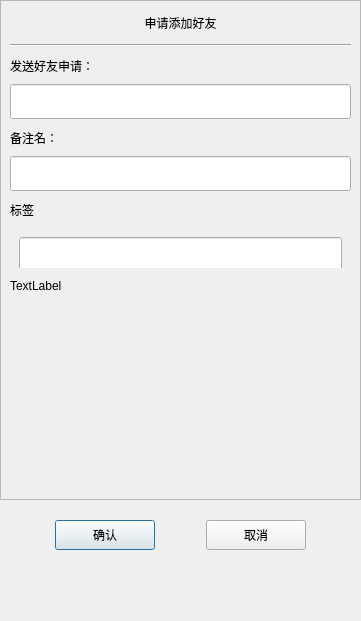
<?xml version="1.0" encoding="UTF-8"?>
<ui version="4.0">
 <class>ApplyFriend</class>
 <widget class="QDialog" name="ApplyFriend">
  <property name="geometry">
   <rect>
    <x>0</x>
    <y>0</y>
    <width>361</width>
    <height>621</height>
   </rect>
  </property>
  <property name="minimumSize">
   <size>
    <width>361</width>
    <height>621</height>
   </size>
  </property>
  <property name="maximumSize">
   <size>
    <width>361</width>
    <height>621</height>
   </size>
  </property>
  <property name="windowTitle">
   <string>Dialog</string>
  </property>
  <layout class="QVBoxLayout" name="verticalLayout">
   <property name="spacing">
    <number>0</number>
   </property>
   <property name="leftMargin">
    <number>0</number>
   </property>
   <property name="topMargin">
    <number>0</number>
   </property>
   <property name="rightMargin">
    <number>0</number>
   </property>
   <property name="bottomMargin">
    <number>0</number>
   </property>
   <item>
    <widget class="QScrollArea" name="scrollArea">
     <property name="minimumSize">
      <size>
       <width>0</width>
       <height>500</height>
      </size>
     </property>
     <property name="widgetResizable">
      <bool>true</bool>
     </property>
     <widget class="QWidget" name="scrollContents">
      <property name="geometry">
       <rect>
        <x>0</x>
        <y>0</y>
        <width>359</width>
        <height>498</height>
       </rect>
      </property>
      <layout class="QVBoxLayout" name="verticalLayout_2">
       <property name="spacing">
        <number>0</number>
       </property>
       <property name="leftMargin">
        <number>0</number>
       </property>
       <property name="rightMargin">
        <number>0</number>
       </property>
       <item>
        <widget class="QLabel" name="apply_lb">
         <property name="minimumSize">
          <size>
           <width>0</width>
           <height>25</height>
          </size>
         </property>
         <property name="maximumSize">
          <size>
           <width>16777215</width>
           <height>25</height>
          </size>
         </property>
         <property name="text">
          <string>申请添加好友</string>
         </property>
         <property name="alignment">
          <set>Qt::AlignmentFlag::AlignCenter</set>
         </property>
        </widget>
       </item>
       <item>
        <widget class="QWidget" name="apply_wid" native="true">
         <layout class="QVBoxLayout" name="verticalLayout_3">
          <item>
           <widget class="Line" name="line">
            <property name="orientation">
             <enum>Qt::Orientation::Horizontal</enum>
            </property>
           </widget>
          </item>
          <item>
           <widget class="QLabel" name="label">
            <property name="minimumSize">
             <size>
              <width>0</width>
              <height>25</height>
             </size>
            </property>
            <property name="maximumSize">
             <size>
              <width>16777215</width>
              <height>25</height>
             </size>
            </property>
            <property name="text">
             <string>发送好友申请：</string>
            </property>
           </widget>
          </item>
          <item>
           <widget class="CustomizeEdit" name="name_edit">
            <property name="minimumSize">
             <size>
              <width>0</width>
              <height>35</height>
             </size>
            </property>
            <property name="maximumSize">
             <size>
              <width>16777215</width>
              <height>35</height>
             </size>
            </property>
           </widget>
          </item>
          <item>
           <widget class="QLabel" name="label_2">
            <property name="minimumSize">
             <size>
              <width>0</width>
              <height>25</height>
             </size>
            </property>
            <property name="maximumSize">
             <size>
              <width>16777215</width>
              <height>25</height>
             </size>
            </property>
            <property name="text">
             <string>备注名：</string>
            </property>
           </widget>
          </item>
          <item>
           <widget class="CustomizeEdit" name="back_edit">
            <property name="minimumSize">
             <size>
              <width>0</width>
              <height>35</height>
             </size>
            </property>
            <property name="maximumSize">
             <size>
              <width>16777215</width>
              <height>35</height>
             </size>
            </property>
           </widget>
          </item>
          <item>
           <widget class="QLabel" name="label_3">
            <property name="minimumSize">
             <size>
              <width>0</width>
              <height>25</height>
             </size>
            </property>
            <property name="maximumSize">
             <size>
              <width>16777215</width>
              <height>25</height>
             </size>
            </property>
            <property name="text">
             <string>标签</string>
            </property>
           </widget>
          </item>
          <item>
           <widget class="QWidget" name="lbgroup_wid" native="true">
            <property name="minimumSize">
             <size>
              <width>0</width>
              <height>50</height>
             </size>
            </property>
            <layout class="QVBoxLayout" name="verticalLayout_4">
             <property name="spacing">
              <number>0</number>
             </property>
             <property name="leftMargin">
              <number>0</number>
             </property>
             <property name="topMargin">
              <number>0</number>
             </property>
             <property name="rightMargin">
              <number>0</number>
             </property>
             <property name="bottomMargin">
              <number>0</number>
             </property>
             <item>
              <widget class="QWidget" name="grid_wid" native="true">
               <property name="minimumSize">
                <size>
                 <width>0</width>
                 <height>40</height>
                </size>
               </property>
               <property name="maximumSize">
                <size>
                 <width>16777215</width>
                 <height>40</height>
                </size>
               </property>
               <layout class="QHBoxLayout" name="horizontalLayout_3">
                <item>
                 <widget class="QLineEdit" name="lb_edit">
                  <property name="minimumSize">
                   <size>
                    <width>0</width>
                    <height>35</height>
                   </size>
                  </property>
                  <property name="maximumSize">
                   <size>
                    <width>16777215</width>
                    <height>35</height>
                   </size>
                  </property>
                 </widget>
                </item>
               </layout>
              </widget>
             </item>
             <item>
              <widget class="QWidget" name="input_tip_wid" native="true">
               <property name="minimumSize">
                <size>
                 <width>0</width>
                 <height>35</height>
                </size>
               </property>
               <property name="maximumSize">
                <size>
                 <width>16777215</width>
                 <height>35</height>
                </size>
               </property>
               <layout class="QVBoxLayout" name="verticalLayout_5">
                <property name="spacing">
                 <number>0</number>
                </property>
                <property name="leftMargin">
                 <number>0</number>
                </property>
                <property name="topMargin">
                 <number>0</number>
                </property>
                <property name="rightMargin">
                 <number>0</number>
                </property>
                <property name="bottomMargin">
                 <number>0</number>
                </property>
                <item>
                 <widget class="ClickedOnceLabel" name="tip_lb">
                  <property name="text">
                   <string>TextLabel</string>
                  </property>
                 </widget>
                </item>
               </layout>
              </widget>
             </item>
             <item>
              <widget class="QWidget" name="widget_2" native="true">
               <property name="minimumSize">
                <size>
                 <width>0</width>
                 <height>60</height>
                </size>
               </property>
               <layout class="QHBoxLayout" name="horizontalLayout_2">
                <property name="leftMargin">
                 <number>0</number>
                </property>
                <property name="topMargin">
                 <number>0</number>
                </property>
                <property name="rightMargin">
                 <number>0</number>
                </property>
                <property name="bottomMargin">
                 <number>0</number>
                </property>
                <item>
                 <widget class="QWidget" name="lb_list" native="true">
                  <property name="minimumSize">
                   <size>
                    <width>287</width>
                    <height>50</height>
                   </size>
                  </property>
                  <property name="maximumSize">
                   <size>
                    <width>287</width>
                    <height>16777215</height>
                   </size>
                  </property>
                 </widget>
                </item>
                <item>
                 <widget class="QWidget" name="more_lb_wid" native="true">
                  <property name="minimumSize">
                   <size>
                    <width>30</width>
                    <height>0</height>
                   </size>
                  </property>
                  <property name="maximumSize">
                   <size>
                    <width>30</width>
                    <height>16777215</height>
                   </size>
                  </property>
                  <layout class="QVBoxLayout" name="verticalLayout_6">
                   <property name="spacing">
                    <number>0</number>
                   </property>
                   <property name="leftMargin">
                    <number>0</number>
                   </property>
                   <property name="topMargin">
                    <number>0</number>
                   </property>
                   <property name="rightMargin">
                    <number>0</number>
                   </property>
                   <property name="bottomMargin">
                    <number>0</number>
                   </property>
                   <item>
                    <spacer name="verticalSpacer_3">
                     <property name="orientation">
                      <enum>Qt::Orientation::Vertical</enum>
                     </property>
                     <property name="sizeHint" stdset="0">
                      <size>
                       <width>20</width>
                       <height>40</height>
                      </size>
                     </property>
                    </spacer>
                   </item>
                   <item>
                    <widget class="ClickedOnceLabel" name="more_lb">
                     <property name="minimumSize">
                      <size>
                       <width>25</width>
                       <height>25</height>
                      </size>
                     </property>
                     <property name="maximumSize">
                      <size>
                       <width>25</width>
                       <height>25</height>
                      </size>
                     </property>
                     <property name="text">
                      <string/>
                     </property>
                     <property name="alignment">
                      <set>Qt::AlignmentFlag::AlignLeading|Qt::AlignmentFlag::AlignLeft|Qt::AlignmentFlag::AlignVCenter</set>
                     </property>
                    </widget>
                   </item>
                   <item>
                    <spacer name="verticalSpacer_4">
                     <property name="orientation">
                      <enum>Qt::Orientation::Vertical</enum>
                     </property>
                     <property name="sizeHint" stdset="0">
                      <size>
                       <width>20</width>
                       <height>40</height>
                      </size>
                     </property>
                    </spacer>
                   </item>
                  </layout>
                 </widget>
                </item>
               </layout>
              </widget>
             </item>
            </layout>
           </widget>
          </item>
         </layout>
        </widget>
       </item>
      </layout>
     </widget>
    </widget>
   </item>
   <item>
    <spacer name="verticalSpacer">
     <property name="orientation">
      <enum>Qt::Orientation::Vertical</enum>
     </property>
     <property name="sizeType">
      <enum>QSizePolicy::Policy::Fixed</enum>
     </property>
     <property name="sizeHint" stdset="0">
      <size>
       <width>20</width>
       <height>10</height>
      </size>
     </property>
    </spacer>
   </item>
   <item>
    <widget class="QWidget" name="apply_sure_wid" native="true">
     <property name="minimumSize">
      <size>
       <width>0</width>
       <height>50</height>
      </size>
     </property>
     <layout class="QHBoxLayout" name="horizontalLayout">
      <item>
       <spacer name="horizontalSpacer">
        <property name="orientation">
         <enum>Qt::Orientation::Horizontal</enum>
        </property>
        <property name="sizeHint" stdset="0">
         <size>
          <width>37</width>
          <height>20</height>
         </size>
        </property>
       </spacer>
      </item>
      <item>
       <widget class="ClickedBtn" name="confirm_btn">
        <property name="minimumSize">
         <size>
          <width>100</width>
          <height>30</height>
         </size>
        </property>
        <property name="text">
         <string>确认</string>
        </property>
       </widget>
      </item>
      <item>
       <spacer name="horizontalSpacer_2">
        <property name="orientation">
         <enum>Qt::Orientation::Horizontal</enum>
        </property>
        <property name="sizeHint" stdset="0">
         <size>
          <width>36</width>
          <height>20</height>
         </size>
        </property>
       </spacer>
      </item>
      <item>
       <widget class="ClickedBtn" name="cancel_btn">
        <property name="minimumSize">
         <size>
          <width>100</width>
          <height>30</height>
         </size>
        </property>
        <property name="text">
         <string>取消</string>
        </property>
       </widget>
      </item>
      <item>
       <spacer name="horizontalSpacer_3">
        <property name="orientation">
         <enum>Qt::Orientation::Horizontal</enum>
        </property>
        <property name="sizeHint" stdset="0">
         <size>
          <width>37</width>
          <height>20</height>
         </size>
        </property>
       </spacer>
      </item>
     </layout>
    </widget>
   </item>
   <item>
    <spacer name="verticalSpacer_2">
     <property name="orientation">
      <enum>Qt::Orientation::Vertical</enum>
     </property>
     <property name="sizeHint" stdset="0">
      <size>
       <width>20</width>
       <height>40</height>
      </size>
     </property>
    </spacer>
   </item>
  </layout>
 </widget>
 <customwidgets>
  <customwidget>
   <class>ClickedBtn</class>
   <extends>QPushButton</extends>
   <header location="global">clickedbtn.h</header>
  </customwidget>
  <customwidget>
   <class>CustomizeEdit</class>
   <extends>QLineEdit</extends>
   <header location="global">customizeedit.h</header>
  </customwidget>
  <customwidget>
   <class>ClickedOnceLabel</class>
   <extends>QLabel</extends>
   <header location="global">clickedoncelabel.h</header>
  </customwidget>
 </customwidgets>
 <resources/>
 <connections/>
</ui>
